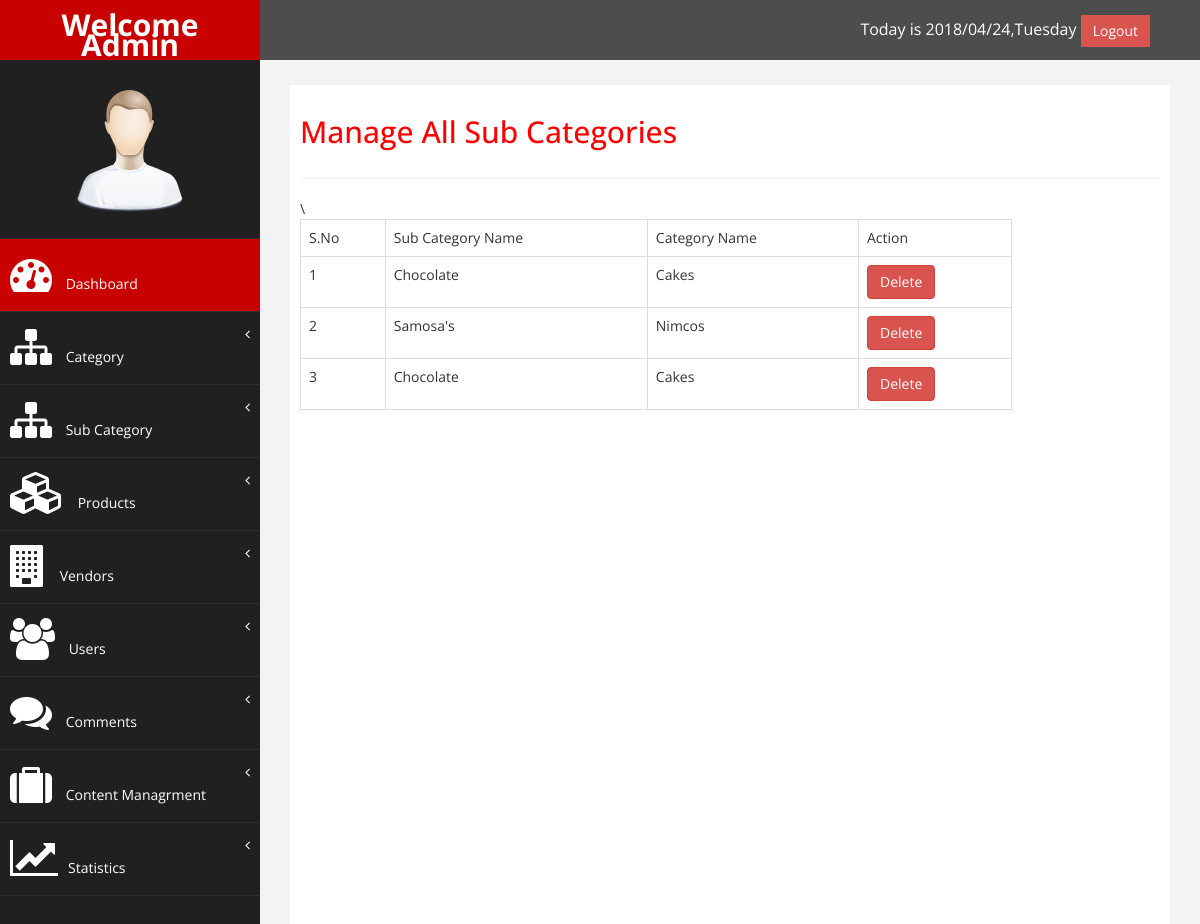
Screenshot of /admin/allsubcategory.php (signed in) with the database file from the repository.
### tables this page shows
CREATE TABLE `subcategory` (
  `Sid` int(11) NOT NULL,
  `Cid` int(11) NOT NULL,
  `SCatName` varchar(255) NOT NULL
);

CREATE TABLE `category` (
  `Cid` int(11) NOT NULL,
  `CatName` varchar(255) NOT NULL
);

### admin/allsubcategory.php (the view)
<?php
include("header.php");?>
<div id="page-inner">
<div class="row">
<div class="col-md-12">
<h2> Manage All Sub Categories</h2>
</div>
</div>
<hr/>
<div class="row">
<div class="col-md-10">
<table class="table table-bordered" >
  <tr>
    <td>S.No</td>
    <td>Sub Category Name</td>\
    <td>Category Name</td>
    <td>Action</td>
  </tr>
  <?php
  $query="select * from subcategory";
  $sql=mysqli_query($conn,$query);
  if(mysqli_num_rows($sql) > 0){
	  $i=1;
while($row=mysqli_fetch_assoc($sql)){
  ?>
  <tr>
    <td><?php echo $i++; ?></td>
     <td><?php echo ucwords($row['SCatName']);?> </td>
    <td><?php
	$query2="select * from category where Cid='$row[Cid]'";
	$sql2=mysqli_query($conn,$query2);
	$row2=mysqli_fetch_assoc($sql2);
	 echo ucwords($row2['CatName']);?> </td>
    <td><a href="del.php?Sid=<?php echo $row['Sid'];?>" class="btn btn-danger"> Delete</a></td>
  </tr>
  <?php
}
  }
  ?>
</table>
</div>
</div>
</div>
<?php
include("footer.php");?>

### admin/assets/css/custom.css (style rules this page uses)
body { font-family: 'Open Sans', sans-serif; }
#page-inner { width:100%; margin:10px 20px 10px 0px; background-color:#fff!important; padding:10px; min-height:1200px; }
h2 { color: #f00; }

### rows the page displays
subcategory: SCatName "Chocolate", Cid.CatName "Cakes"
subcategory: SCatName "Samosa's", Cid.CatName "Nimcos"
subcategory: SCatName "Chocolate", Cid.CatName "Cakes"
